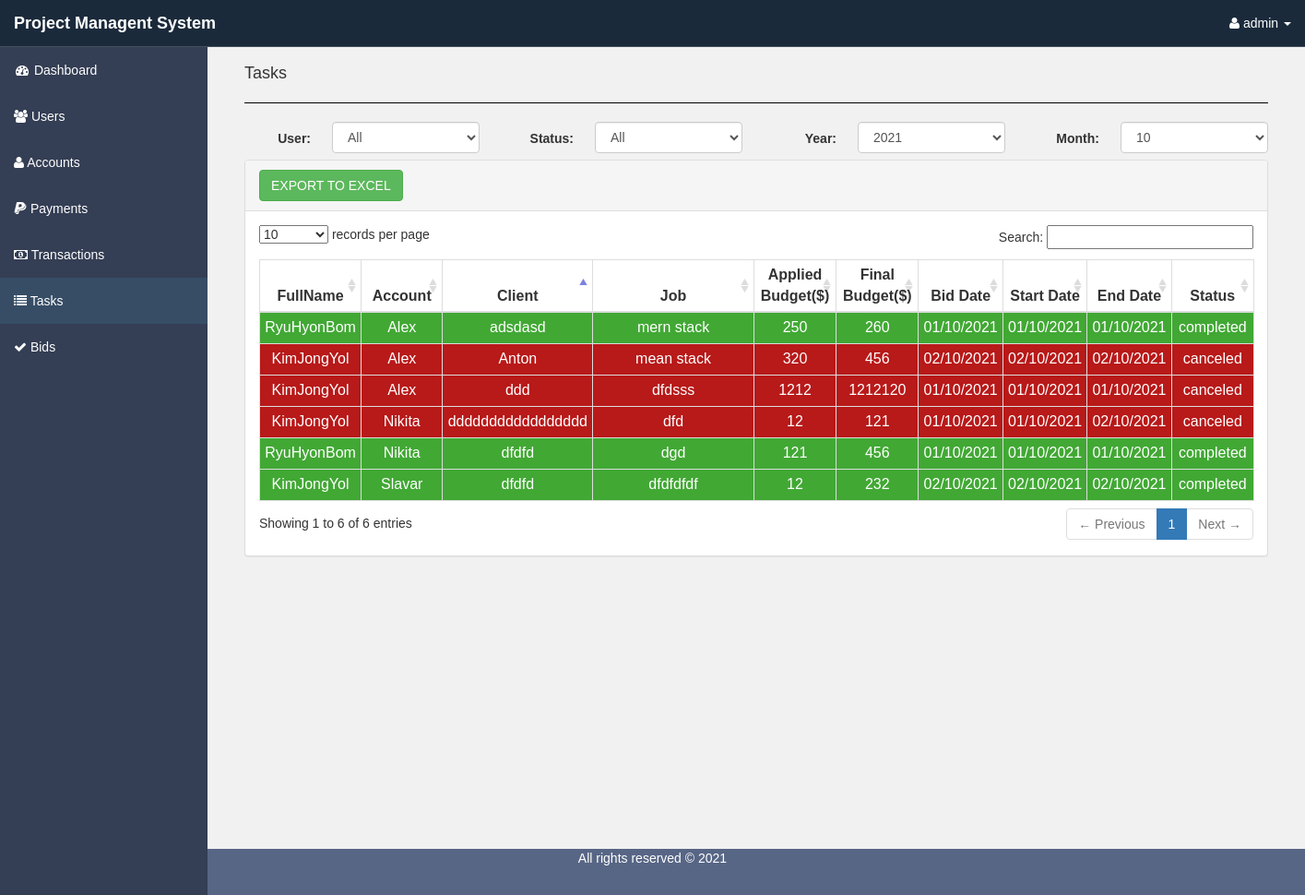
Screenshot of /pages/index.php?page=task (signed in) with the database file from the repository.
### tables this page shows
CREATE TABLE `bids` (
  `id` int(10) NOT NULL AUTO_INCREMENT,
  `fullname` varchar(255) DEFAULT NULL,
  `account_name` varchar(255) DEFAULT NULL,
  `client_name` varchar(255) DEFAULT NULL,
  `job_name` varchar(255) DEFAULT NULL,
  `applied_budget` float DEFAULT NULL,
  `final_budget` float DEFAULT NULL,
  `status` int(5) DEFAULT 1,
  `bid_date` date DEFAULT NULL,
  `start_date` date DEFAULT NULL,
  `end_date` date DEFAULT NULL,
  `created_at` date DEFAULT NULL,
  PRIMARY KEY (`id`)
);

### pages/task.php (the view, shortened to what this page needs)
<?php include '../includes/auth.php';
$username = isset($_GET['user']) ? $_GET['user'] : 'all';
$year = isset($_GET['y']) ? $_GET['y'] : date('Y');
$month = isset($_GET['m']) ? $_GET['m'] : date('m');
?>
<div class="col-md-12">
  <h4>Tasks</h4>
<hr style="border-bottom:1px solid black"></hr>
</div>
<div class="row container">
<?php if ($_SESSION['ROLE'] == 100) { ?>
        <label class="col-md-1 control-label text-right" style="padding:0.8rem;">User:</label>
        <div class="col-md-2">
            <select class = "form-control" id="user" name="user" type="text" onchange="javascript:onUser()" required>
                <option <?php if ($username == 'all') {
                    echo 'selected';
                } else {
                    echo '';
                } ?> value="all">All</option>
            </select>
        </div>
<?php } else { ?>
<input type="hidden" name="user" id="user" value="<?php echo $_SESSION['NAME']; ?>" />
<?php } ?>
        <label class="col-md-1 control-label text-right" style="padding:0.8rem;">Status:</label>
        <div class="col-md-2">
            <?php
            $status = isset($_GET['status']) ? $_GET['status'] : 'all';
            $username = isset($_GET['user']) ? $_GET['user'] : 'all';
            ?>
            <select class = "form-control" id="status" name="status" type="text" onchange="javascript:onStatus()" required>
                <option value="all" <?php if ($status == 'all') {
                    echo 'selected';
                } ?>>All</option>
            </select>
        </div>
        <label class="col-md-1 control-label text-right" style="padding:0.8rem;">Year:</label>
        <div class="col-md-2">
            <select class = 'form-control' id = 'year'  name = 'year' type = 'text' onchange = 'javascript:selectYear()' value = '2021' required>
            <script language = 'javascript'>
            for ( var i = 2020; i <= ( new Date() ).getFullYear();
            i ++ ) {
                if ( i == $('#nowY').val() ) {
                    document.write( '<option selected value=\'' + i + '\'>' + i + '</option>\n' );
                } else {
                    document.write( '<option value=\'' + i + '\'>' + i + '</option>\n' );
                }
            }
            </script>
            </select>
        </div>
        <label class="col-sm-1 control-label text-right" style="padding:0.8rem;">Month:</label>
        <div class="col-md-2">
            <select class = 'form-control' id = 'month' name = 'month' type = 'text' onchange = 'javascript:selectMonth()' required>
            <script language = 'javascript'>
            const monthNames = [
                1,
                2,
                3,
                4,
                5,
                6,
                7,
                8,
                9,
                10,
                11,
                12,
            ];
            //Loop and add the Year values to DropDownList.
            for ( var i = 1; i <= monthNames.length; i++ ) {
                if ( i == $('#nowM').val() ) {
                    document.write( '<option selected value=\'' + monthNames[i-1] + '\'>' + i + '</option>\n' );
                } else {
                    document.write( '<option value=\'' + monthNames[i-1] + '\'>' + i + '</option>\n' );
                }
            }
            </script>
            </select>
        </div>
</div>
<div class="col-lg-12" id="trans_list">
    <div class="panel panel-default">
        <div class="panel-heading">
            <button class="btn btn-success" id="btnExport">EXPORT TO EXCEL</button>
        </div>
        <div class="panel-body">
            <table id="position" class="table table-bordered table-condensed">
                <thead>
                    <tr id="heads">
                        <th class="col-md-1 text-center">FullName</th>
                        <th class="col-md-1 text-center">Account</th>
                        <th class="col-md-1 text-center">Client</th>
                        <th class="col-md-2 text-center">Job</th>
                        <th class="col-md-1 text-center">Applied Budget($)</th>
                        <th class="col-md-1 text-center">Final Budget($)</th>
                        <th class="col-md-1 text-center">Bid Date</th>
                        <th class="col-md-1 text-center">Start Date</th>
                        <th class="col-md-1 text-center">End Date</th>
                        <?php if ($_SESSION['ROLE'] == 100): ?>
                        <th class="col-md-1 text-center">Status</th>
                        <?php endif; ?>
                    </tr>
                </thead>
                <tbody>
                <?php
                include '../includes/db.php';
                $status = isset($_GET['status']) ? $_GET['status'] : 'all';
                if ($_SESSION['ROLE'] == 100) {
                    $username = isset($_GET['user']) ? $_GET['user'] : 'all';
                } else {
                    $username = $_SESSION['NAME'];
                }
                if ($status == 'all' && $username == 'all') {
                    $query_string = sprintf("SELECT * FROM bids where status >= 2 AND YEAR(bid_date) = '%s' AND MONTH(bid_date) = '%s' order by id", $year, $month);
                } elseif ($status !== 'all' && $username == 'all') {
                    $query_string = sprintf(
                        "SELECT * FROM bids where status = '%s' AND YEAR(bid_date) = '%s' AND MONTH(bid_date) = '%s'",
                        $status, $year, $month
                    );
                } elseif ($status == 'all' && $username !== 'all') {
                    $query_string = sprintf(
                        "SELECT * FROM bids where fullname = '%s' AND status >= 2 AND YEAR(bid_date) = '%s' AND MONTH(bid_date) = '%s' order by id",
                        $username, $year, $month
                    );
                } else {
                    $query_string = sprintf(
                        "SELECT * FROM bids where fullname = '%s' AND status = '%s' AND YEAR(bid_date) = '%s' AND MONTH(bid_date) = '%s' order by id",
                        $username,
                        $status, $year, $month
                    );
                }
                $query = mysqli_query($conn, $query_string);
                while ($row = mysqli_fetch_assoc($query)) {
                    $bid_date = date('d/m/Y', strtotime($row['bid_date']));
                    $start_date = date('d/m/Y', strtotime($row['start_date']));
                    if (!empty($row['end_date'])) {
                        $end_date = date('d/m/Y', strtotime($row['end_date']));
                    } else {
                        $end_date = '--';
                    }
                    ?>
                <tr style="<?php if ($row['status'] == 3) {
                    echo 'background-color: #41a834; color: white';
                } elseif ($row['status'] == 4) {
                    echo 'background-color: #b81919; color: white';
                } ?>">
                    <td  class="text-center"><?php echo $row[
                        'fullname'
                    ]; ?></td>
                    <td  class="text-center"><?php echo $row[
                        'account_name'
                    ]; ?></td>
                    <td  class="text-center"><?php echo $row[
                        'client_name'
                    ]; ?></td>
                    <td  class="text-center"><?php echo $row[
                        'job_name'
                    ]; ?></td>
                    <td  class="text-center"><?php echo $row[
                        'applied_budget'
                    ]; ?></td>
                    <td  class="text-center"><?php echo $row[
                        'final_budget'
                    ]; ?></td>
                    <td  class="text-center"><?php echo $bid_date; ?></td>
                    <td  class="text-center"><?php echo $start_date; ?></td>
                    <td  class="text-center"><?php echo $end_date; ?></td>
                    <?php if ($_SESSION['ROLE'] == 100): ?>
                    <td  class="text-center"><?php if (
                        $row['status'] == 1
                    ) {
                        echo '-';
                    } elseif ($row['status'] == 2) {
                        echo 'processing';
                    } elseif ($row['status'] == 3) {
                        echo 'completed';
                    } elseif ($row['status'] == 4) {
                        echo 'canceled';
                    } ?></td>
                    <?php endif; ?>
                </tr>
                <?php include '../includes/update_modals.php';
                }
                ?>

### includes/header.php (shortened to what this page needs)
<head>
    <link href="../assets/css/bootstrap.min.css" rel="stylesheet">
    <link href="../assets/css/sb-admin.css" rel="stylesheet">
    <link href="../assets/css/plugins/morris.css" rel="stylesheet">
    <link href="../assets/font-awesome/css/font-awesome.min.css" rel="stylesheet" type="text/css">
    <link href="../assets/datatables/dataTables.bootstrap.css" rel="stylesheet">
  <link href="../assets/chosen/chosen.css" rel="stylesheet" media="screen">
  <link href="../assets/css/styles.css" rel="stylesheet">
</head>

### pages/index.php (shortened to what this page needs)
<?php include '../includes/auth.php';
include '../includes/header.php';
?>
<!DOCTYPE html>
<html lang="en">
<body style="background-color:rgba(241, 241, 241, 0.9) !important">
    <div id="wrapper">
        <nav class="navbar navbar-inverse navbar-fixed-top" role="navigation">
            <div class="navbar-header">
                <a class="navbar-brand" href=""><b>Project Managent System</b></a>
            </div>
            <ul class="nav navbar-right top-nav">
                <li class="dropdown">
                    <a href="#" class="dropdown-toggle" data-toggle="dropdown"><i class="fa fa-user"></i>
                <?php echo $_SESSION['NAME']; ?>
                    <b class="caret"></b></a>
                </li>
            </ul>
            <div class="collapse navbar-collapse navbar-ex1-collapse">
            <?php include '../includes/sidebar.php'; ?>
            </div>
        </nav>
        <div id="page-wrapper">
            <div class="container-fluid">
<?php
$page = isset($_GET['page']) && !empty($_GET['page']) ? $_GET['page'] : 'home';
$pages = ['home', 'account', 'bid', 'task', 'transaction', 'user', 'payment'];
if (!empty($page)) {
    if (in_array($page, $pages)) {
        $page .= '.php';
        include $page;
    } else {
        echo 'Page not found. Return
        <a href="index.php?page=home">home</a>';
    }
}
?>
</body>
<footer>
    <center>All rights reserved © 2021</center>
</footer>
</html>

### includes/sidebar.php (shortened to what this page needs)
    <ul class="nav navbar-nav side-nav">
                <li>
                    <a href="index.php?page=home"><i class="fa fa-fw fa-dashboard" aria-hidden="true"></i> Dashboard</a>
                </li>
                <?php if ($_SESSION['ROLE'] == 100): ?>
                <li class=''>
                    <a href="index.php?page=user&&active=1"><i class="fa fa-users" aria-hidden="true"></i> Users</a>
                </li>
                <li class=''>
                    <a href="index.php?page=account"><i class="fa fa-user" aria-hidden="true"></i> Accounts</a>
                </li>
                <li class=''>
                    <a href="index.php?page=payment"><i class="fa fa-paypal" aria-hidden="true"></i> Payments</a>
                </li>
                <?php endif; ?>
                <li class=''>
                    <a href="index.php?page=transaction"><i class="fa fa-money" aria-hidden="true"></i> Transactions</a>
                </li>
                <li class=''>
                    <a href="index.php?page=task"><i class="fa fa-list" aria-hidden="true"></i> Tasks</a>
                </li>
                <li class=''>
                    <a href="index.php?page=bid"><i class="fa fa-check" aria-hidden="true"></i> Bids</a>
                </li>
</ul>

### includes/update_modals.php (shortened to what this page needs)
</div>

### assets/css/sb-admin.css (style rules this page uses)
body { margin-top: 100px; background-color: #222; }
@media (min-width:768px) { body { margin-top: 50px; } }
#wrapper { padding-left: 0; }
#page-wrapper { width: 100%; padding: 0; background-color: #fff; }
@media (min-width:768px) { #wrapper { padding-left: 225px; } }
@media (min-width:768px) { #page-wrapper { padding: 10px; } }
.top-nav { padding: 0 15px; }
.top-nav>li { display: inline-block; float:left; }
.top-nav>li>a { padding-top: 15px; padding-bottom: 15px; line-height: 20px; color: #999; }
@media (min-width:768px) { .side-nav { position: fixed; top: 51px; left: 225px; width: 225px; margin-left: -225px; border: none; border-radius: 0; overflow-y: auto; background-color: #222; bottom: 0; overflow-x: hidden; padding-bottom: 40px; } }
@media (min-width:768px) { .side-nav>li>a { width: 225px; } }
footer { z-index: 10000px !important; color:grey !important; background-color: #000 !important; }

### assets/css/styles.css (style rules this page uses)
#page-wrapper { min-height: 870px; }
.side-nav { background-color: #343e54 !important; ; }
.navbar-inverse .navbar-nav>li { color: #fff; background-color: #343e54; }
.navbar-inverse .navbar-nav>li>a { color: white; border-bottom: white !important; }
.navbar-inverse { background-color: #1b2a3b !important; border-color: #43505f !important; }
* { box-sizing: border-box }
body { font-family: Verdana, sans-serif; }
.navbar-inverse .navbar-brand { color: #ffffff !important; }
footer { height: 50px; z-index: 10000px !important; color: rgb(255, 255, 255) !important; background-color: #586685 !important; }
#page-wrapper { background-color: rgb(241, 241, 241) !important; }
.top-nav>li>a { padding-top: 15px; padding-bottom: 15px; line-height: 20px; color: #fff; }
.navbar-inverse .navbar-nav>.active>a, .navbar-inverse .navbar-nav>.active>a:focus, .navbar-inverse .navbar-nav>.active>a:hover { color: #fff; background-color: #374d66 !important; }

### pages/index.php (style rules this page uses)
#page-wrapper { background-color: rgb(241, 241, 241) !important; }

### rows the page displays
bids: fullname "KimJongYol", account_name "Alex", client_name "ddd", job_name "dfdsss", applied_budget "1212", final_budget "1212120", bid_date "01/10/2021", start_date "01/10/2021", end_date "01/10/2021", status "canceled"
bids: fullname "KimJongYol", account_name "Nikita", client_name "ddddddddddddddddd", job_name "dfd", applied_budget "12", final_budget "121", bid_date "01/10/2021", start_date "01/10/2021", end_date "02/10/2021", status "canceled"
bids: fullname "RyuHyonBom", account_name "Nikita", client_name "dfdfd", job_name "dgd", applied_budget "121", final_budget "456", bid_date "01/10/2021", start_date "01/10/2021", end_date "01/10/2021", status "completed"
bids: fullname "RyuHyonBom", account_name "Alex", client_name "adsdasd", job_name "mern stack", applied_budget "250", final_budget "260", bid_date "01/10/2021", start_date "01/10/2021", end_date "01/10/2021", status "completed"
bids: fullname "KimJongYol", account_name "Alex", client_name "Anton", job_name "mean stack", applied_budget "320", final_budget "456", bid_date "02/10/2021", start_date "02/10/2021", end_date "02/10/2021", status "canceled"
bids: fullname "KimJongYol", account_name "Slavar", client_name "dfdfd", job_name "dfdfdfdf", applied_budget "12", final_budget "232", bid_date "02/10/2021", start_date "02/10/2021", end_date "02/10/2021", status "completed"

### other values shown
$_SESSION['NAME'] "admin"
